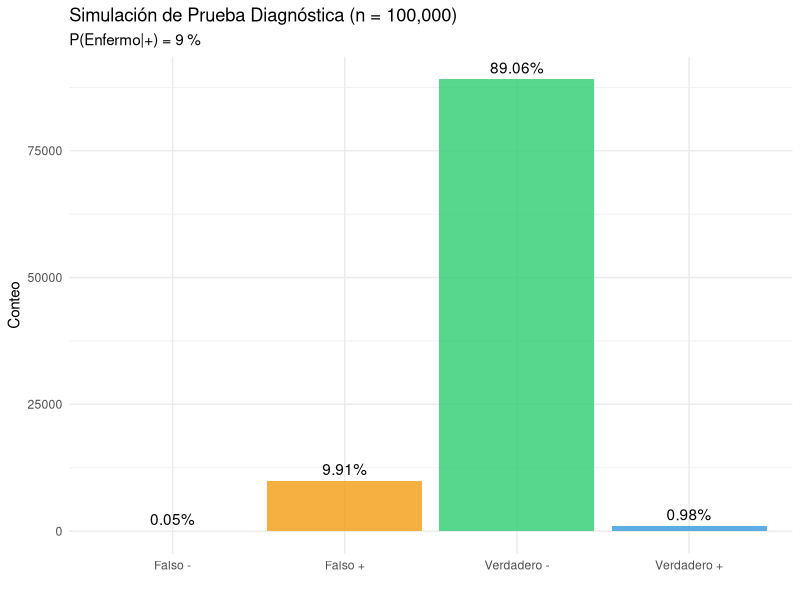
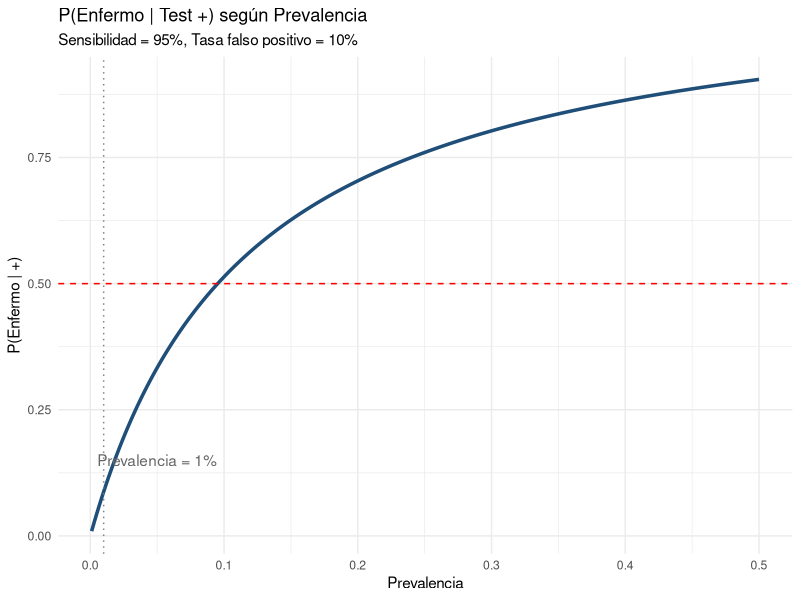
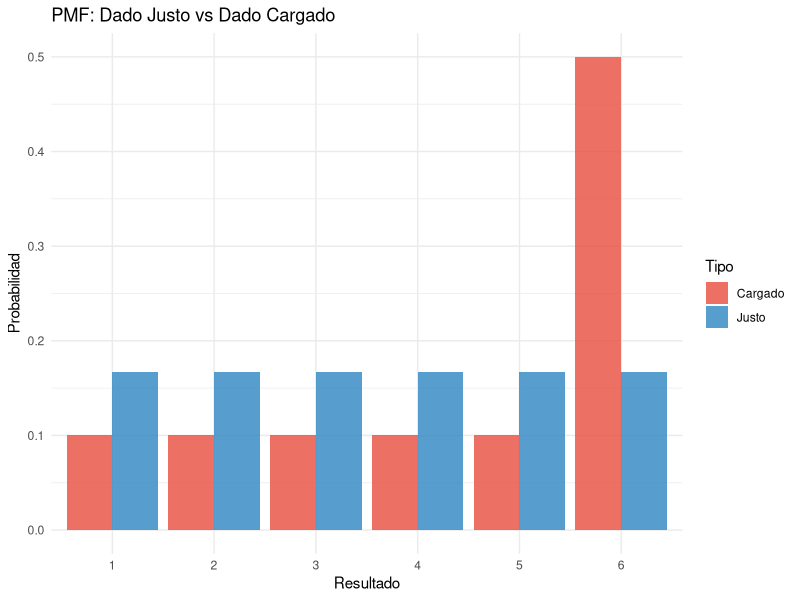
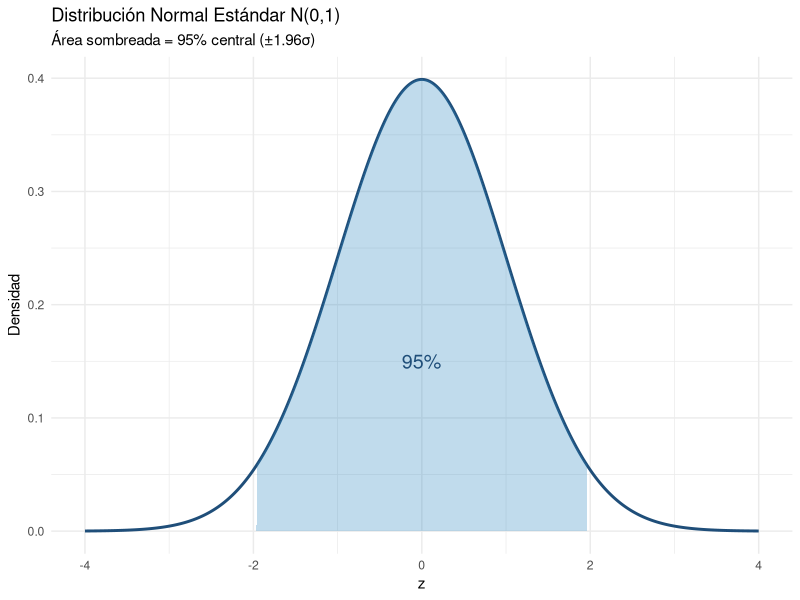
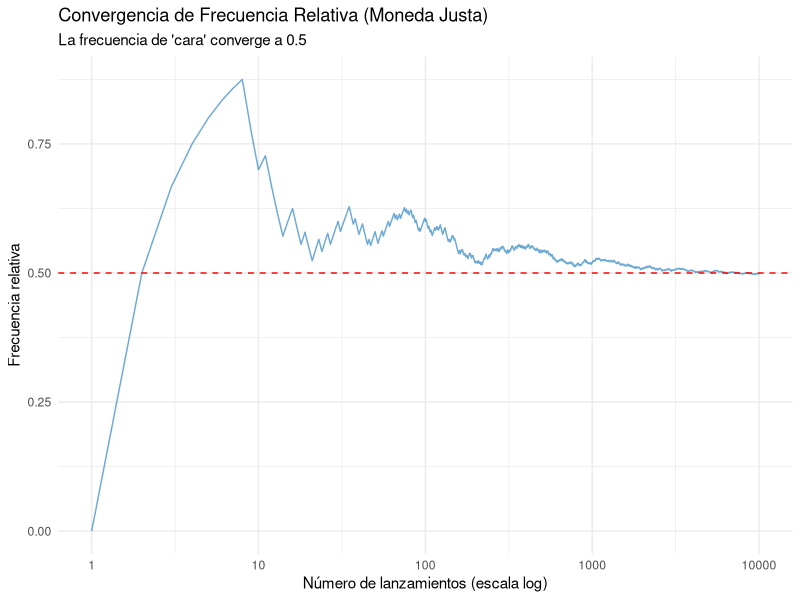

R code for these plots, in order:
# ==============================================================================
# Sesión 2: Fundamentos de Probabilidad
# Doctorado en Ciencias de la Complejidad Social — CICS, UDD
# Profesor: Amaru Agüero (a.agueroj@udd.cl)
# ==============================================================================

# --- Paquetes necesarios ---
# install.packages(c("tidyverse", "ggplot2"))
library(tidyverse)
library(ggplot2)

# ==============================================================================
# 1. CONCEPTOS BÁSICOS DE PROBABILIDAD
# ==============================================================================

# Espacio muestral: lanzar un dado
espacio_muestral <- 1:6
cat("Espacio muestral (dado):", espacio_muestral, "\n")

# Evento: obtener un número par
evento_par <- espacio_muestral[espacio_muestral %% 2 == 0]
cat("Evento (par):", evento_par, "\n")
cat("P(par) =", length(evento_par) / length(espacio_muestral), "\n")

# Simulación: verificar la probabilidad empírica
set.seed(42)
n_lanzamientos <- 100000
lanzamientos <- sample(1:6, n_lanzamientos, replace = TRUE)
prob_empirica <- mean(lanzamientos %% 2 == 0)
cat("P(par) empírica (", n_lanzamientos, "lanzamientos):", prob_empirica, "\n")

# ==============================================================================
# 2. REGLAS DE PROBABILIDAD
# ==============================================================================

# Ejemplo: encuesta de preferencias (datos simulados realistas)
set.seed(123)
n <- 1000

# Simular: género y preferencia política
genero <- sample(c("M", "F"), n, replace = TRUE, prob = c(0.48, 0.52))
pref <- character(n)
for (i in 1:n) {
  if (genero[i] == "M") {
    pref[i] <- sample(c("A", "B", "C"), 1, prob = c(0.4, 0.35, 0.25))
  } else {
    pref[i] <- sample(c("A", "B", "C"), 1, prob = c(0.3, 0.4, 0.3))
  }
}
encuesta <- data.frame(genero, pref)

# Tabla de contingencia
tabla <- table(encuesta$genero, encuesta$pref)
cat("\n--- Tabla de contingencia ---\n")
print(tabla)
cat("\nProporciones:\n")
print(round(prop.table(tabla), 3))

# P(A) — probabilidad marginal
P_A <- mean(encuesta$pref == "A")
cat("\nP(preferencia A):", round(P_A, 3), "\n")

# P(A | M) — probabilidad condicional
P_A_dado_M <- mean(encuesta$pref[encuesta$genero == "M"] == "A")
cat("P(A | Masculino):", round(P_A_dado_M, 3), "\n")

# P(A | F) — probabilidad condicional
P_A_dado_F <- mean(encuesta$pref[encuesta$genero == "F"] == "A")
cat("P(A | Femenino):", round(P_A_dado_F, 3), "\n")

# ¿Son independientes género y preferencia?
cat("\nSi independientes: P(A|M) ≈ P(A)\n")
cat("P(A) =", round(P_A, 3), " vs P(A|M) =", round(P_A_dado_M, 3), "\n")
cat("Test chi-cuadrado:\n")
print(chisq.test(tabla))

# ==============================================================================
# 3. REGLA DE LA SUMA (Inclusión-Exclusión)
# ==============================================================================

# P(A ∪ B) = P(A) + P(B) - P(A ∩ B)
# Ejemplo: cartas
cat("\n--- Regla de la Suma: Baraja de cartas ---\n")
P_roja <- 26/52     # P(carta roja)
P_figura <- 12/52   # P(figura: J, Q, K)
P_roja_y_fig <- 6/52 # P(roja Y figura)
P_roja_o_fig <- P_roja + P_figura - P_roja_y_fig
cat("P(roja) =", round(P_roja, 3), "\n")
cat("P(figura) =", round(P_figura, 3), "\n")
cat("P(roja ∩ figura) =", round(P_roja_y_fig, 3), "\n")
cat("P(roja ∪ figura) =", round(P_roja_o_fig, 3), "\n")

# Verificación por simulación
set.seed(456)
baraja <- expand.grid(
  numero = c(2:10, "J", "Q", "K", "A"),
  palo = c("Corazones", "Diamantes", "Picas", "Treboles")
)
baraja$roja <- baraja$palo %in% c("Corazones", "Diamantes")
baraja$figura <- baraja$numero %in% c("J", "Q", "K")

P_sim <- mean(baraja$roja | baraja$figura)
cat("P(roja ∪ figura) simulada:", round(P_sim, 3), "\n")

# ==============================================================================
# 4. TEOREMA DE BAYES
# ==============================================================================

cat("\n--- Teorema de Bayes: Prueba diagnóstica ---\n")

# Parámetros
prevalencia <- 0.01     # P(Enfermo) = 1%
sensibilidad <- 0.95    # P(+|Enfermo) = 95%
falso_positivo <- 0.10  # P(+|Sano) = 10%

# Aplicar Bayes: P(Enfermo|+)
P_positivo <- sensibilidad * prevalencia +
              falso_positivo * (1 - prevalencia)
P_enfermo_dado_pos <- (sensibilidad * prevalencia) / P_positivo

cat("Prevalencia:       ", prevalencia, "\n")
cat("Sensibilidad:      ", sensibilidad, "\n")
cat("Tasa falso +:      ", falso_positivo, "\n")
cat("P(+):              ", round(P_positivo, 4), "\n")
cat("P(Enfermo | +):    ", round(P_enfermo_dado_pos, 4), "\n")
cat("\n→ A pesar del test positivo, solo hay",
    round(P_enfermo_dado_pos * 100, 1),
    "% de probabilidad de estar enfermo\n")
cat("  Esto se debe a la BAJA prevalencia (1%)\n")

# Simulación del Teorema de Bayes
set.seed(123)
n_sim <- 100000

enfermo <- rbinom(n_sim, 1, p = prevalencia)
resultado_test <- numeric(n_sim)

for (i in 1:n_sim) {
  if (enfermo[i] == 1) {
    resultado_test[i] <- rbinom(1, 1, p = sensibilidad)
  } else {
    resultado_test[i] <- rbinom(1, 1, p = falso_positivo)
  }
}

# P(Enfermo | Positivo) empírica
positivos <- resultado_test == 1
P_bayes_sim <- mean(enfermo[positivos])
cat("\nP(Enfermo | +) simulada:", round(P_bayes_sim, 4), "\n")
cat("P(Enfermo | +) teórica:", round(P_enfermo_dado_pos, 4), "\n")

# Visualizar resultados
resultados <- data.frame(
  estado = factor(c("Verdadero +", "Falso +", "Verdadero -", "Falso -")),
  conteo = c(
    sum(enfermo == 1 & resultado_test == 1),
    sum(enfermo == 0 & resultado_test == 1),
    sum(enfermo == 0 & resultado_test == 0),
    sum(enfermo == 1 & resultado_test == 0)
  )
)
resultados$proporcion <- resultados$conteo / n_sim

p_bayes <- ggplot(resultados, aes(x = estado, y = conteo, fill = estado)) +
  geom_col(alpha = 0.8) +
  geom_text(aes(label = paste0(round(proporcion * 100, 2), "%")),
            vjust = -0.5) +
  scale_fill_manual(values = c("#E74C3C", "#F39C12", "#2ECC71", "#3498DB")) +
  labs(title = "Simulación de Prueba Diagnóstica (n = 100,000)",
       subtitle = paste("P(Enfermo|+) =",
                        round(P_bayes_sim * 100, 1), "%"),
       x = "", y = "Conteo") +
  theme_minimal() +
  theme(legend.position = "none")
print(p_bayes)

# ==============================================================================
# 5. PROBABILIDAD CONDICIONAL: VISUALIZACIÓN
# ==============================================================================

# Efecto de la prevalencia en P(Enfermo|+)
prevalencias <- seq(0.001, 0.5, by = 0.001)
P_enfermo_pos <- (sensibilidad * prevalencias) /
  (sensibilidad * prevalencias + falso_positivo * (1 - prevalencias))

df_prev <- data.frame(prevalencia = prevalencias, P_enfermo_pos)

p_prev <- ggplot(df_prev, aes(x = prevalencia, y = P_enfermo_pos)) +
  geom_line(color = "#1F4E79", size = 1.2) +
  geom_hline(yintercept = 0.5, linetype = "dashed", color = "red") +
  geom_vline(xintercept = 0.01, linetype = "dotted", color = "gray50") +
  annotate("text", x = 0.05, y = 0.15,
           label = "Prevalencia = 1%", color = "gray40") +
  labs(title = "P(Enfermo | Test +) según Prevalencia",
       subtitle = "Sensibilidad = 95%, Tasa falso positivo = 10%",
       x = "Prevalencia", y = "P(Enfermo | +)") +
  theme_minimal()
print(p_prev)

# ==============================================================================
# 6. VARIABLES ALEATORIAS DISCRETAS
# ==============================================================================

cat("\n--- Variables aleatorias discretas ---\n")

# PMF de un dado justo
x <- 1:6
pmf <- rep(1/6, 6)
cat("E(X) dado justo:", sum(x * pmf), "\n")
cat("Var(X) dado justo:", sum((x - sum(x * pmf))^2 * pmf), "\n")

# PMF de un dado cargado
pmf_cargado <- c(0.1, 0.1, 0.1, 0.1, 0.1, 0.5)
cat("\nE(X) dado cargado:", sum(x * pmf_cargado), "\n")

# Visualizar ambas PMF
df_dado <- data.frame(
  x = rep(x, 2),
  prob = c(pmf, pmf_cargado),
  tipo = rep(c("Justo", "Cargado"), each = 6)
)

p_pmf <- ggplot(df_dado, aes(x = factor(x), y = prob, fill = tipo)) +
  geom_col(position = "dodge", alpha = 0.8) +
  scale_fill_manual(values = c("#E74C3C", "#2E86C1")) +
  labs(title = "PMF: Dado Justo vs Dado Cargado",
       x = "Resultado", y = "Probabilidad", fill = "Tipo") +
  theme_minimal()
print(p_pmf)

# ==============================================================================
# 7. VARIABLES ALEATORIAS CONTINUAS
# ==============================================================================

cat("\n--- Variables aleatorias continuas ---\n")

# Densidad normal estándar
x_norm <- seq(-4, 4, by = 0.01)
df_norm <- data.frame(x = x_norm, densidad = dnorm(x_norm))

p_norm <- ggplot(df_norm, aes(x = x, y = densidad)) +
  geom_line(color = "#1F4E79", size = 1) +
  geom_area(data = df_norm %>% filter(x >= -1.96 & x <= 1.96),
            aes(x = x, y = densidad), fill = "#2E86C1", alpha = 0.3) +
  annotate("text", x = 0, y = 0.15, label = "95%", size = 5, color = "#1F4E79") +
  labs(title = "Distribución Normal Estándar N(0,1)",
       subtitle = "Área sombreada = 95% central (±1.96σ)",
       x = "z", y = "Densidad") +
  theme_minimal()
print(p_norm)

# Probabilidades con la normal
cat("P(Z < 1.96):", round(pnorm(1.96), 4), "\n")
cat("P(-1.96 < Z < 1.96):", round(pnorm(1.96) - pnorm(-1.96), 4), "\n")
cat("P(Z > 2):", round(1 - pnorm(2), 4), "\n")
cat("Valor z para P = 0.975:", round(qnorm(0.975), 4), "\n")

# ==============================================================================
# 8. CONVERGENCIA DE FRECUENCIA RELATIVA
# ==============================================================================

# Ley de los grandes números
set.seed(789)
n_max <- 10000
moneda <- sample(c(0, 1), n_max, replace = TRUE)
freq_acumulada <- cumsum(moneda) / (1:n_max)

df_conv <- data.frame(
  n = 1:n_max,
  frecuencia = freq_acumulada
)

p_conv <- ggplot(df_conv, aes(x = n, y = frecuencia)) +
  geom_line(color = "#2E86C1", alpha = 0.7) +
  geom_hline(yintercept = 0.5, color = "red", linetype = "dashed") +
  scale_x_log10() +
  labs(title = "Convergencia de Frecuencia Relativa (Moneda Justa)",
       subtitle = "La frecuencia de 'cara' converge a 0.5",
       x = "Número de lanzamientos (escala log)", y = "Frecuencia relativa") +
  theme_minimal()
print(p_conv)

cat("\n✓ Fin de Sesión 2\n")
